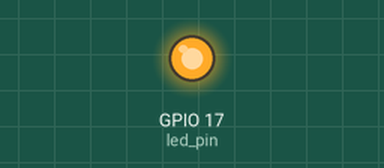
This program was run on a simulated Raspberry Pi (BCM pin numbers). On the bench: output pins drawn as LEDs (lit = HIGH).

Above: at 0.05 s.
At 0.75 s:
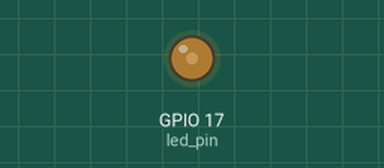
At 1.5 s:
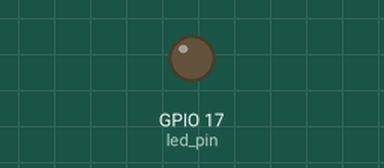
At 3.0 s:
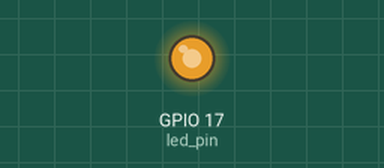
Timing chart, 0 to 7.4 s (numbered marks = the images above):
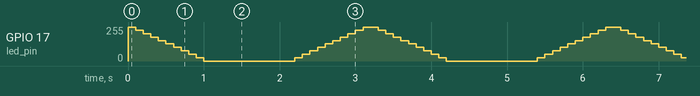

The program:

sampleLedPWM.py
```python
import time

import RPi.GPIO as GPIO

# Set the GPIO mode
GPIO.setmode(GPIO.BCM)

# Set the GPIO pin for the LED
led_pin = 17

# Set the frequency for PWM
pwm_frequency = 100

# Set the duty cycle for PWM (0-100)
duty_cycle = 0

# Setup the GPIO pin for PWM
GPIO.setup(led_pin, GPIO.OUT)
GPIO.output(led_pin, GPIO.LOW)
pwm = GPIO.PWM(led_pin, pwm_frequency)

# Start PWM with the initial duty cycle
pwm.start(duty_cycle)

try:
    while True:
        for dc in range(100, -1, -10):
            pwm.ChangeDutyCycle(dc)
            time.sleep(0.1)
        time.sleep(1)
        for dc in range(0, 101, 10):
            pwm.ChangeDutyCycle(dc)
            time.sleep(0.1)
        # # Change the duty cycle to control the brightness
        # new_duty_cycle = int(input("Enter duty cycle (0-100): "))
        # pwm.ChangeDutyCycle(new_duty_cycle)
except KeyboardInterrupt:
    pass

# Cleanup GPIO
pwm.stop()
GPIO.cleanup()
```
